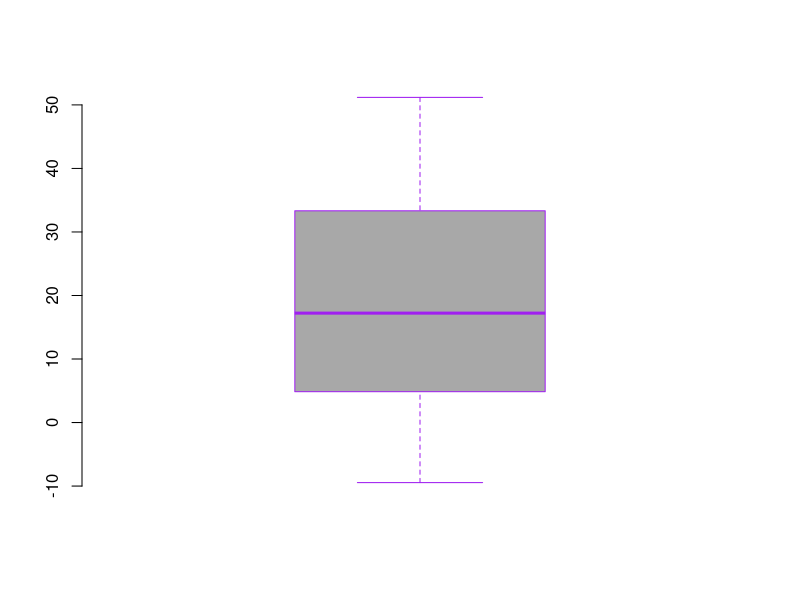
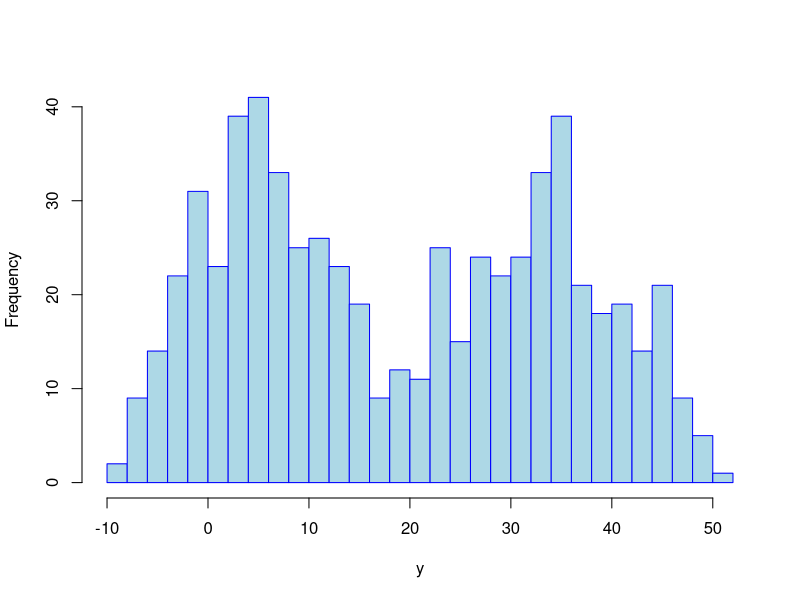
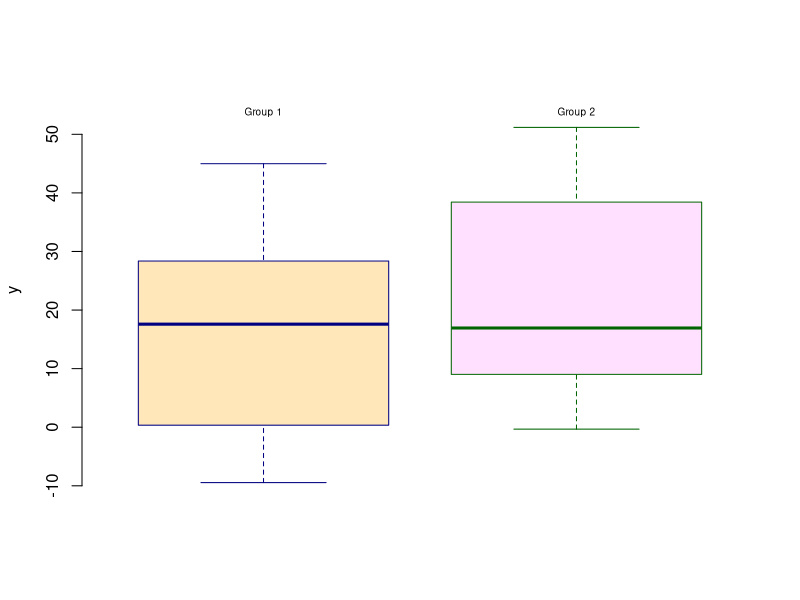
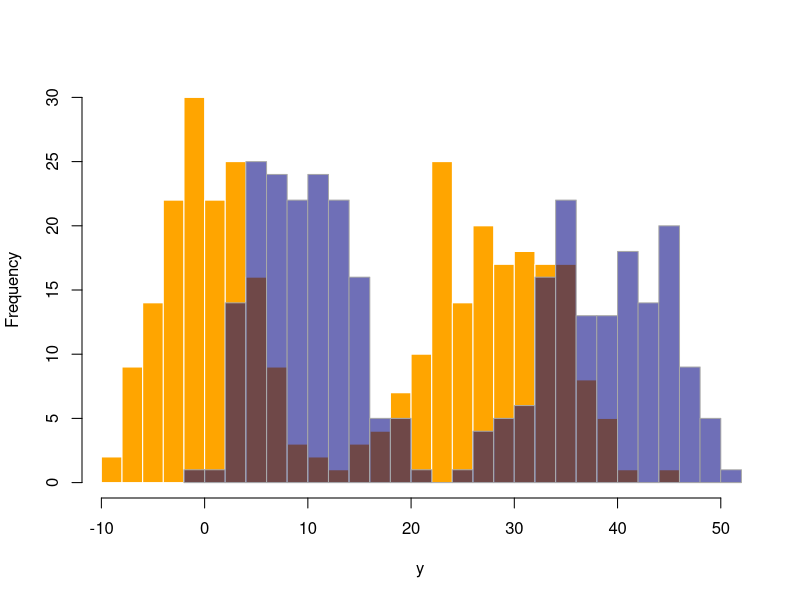
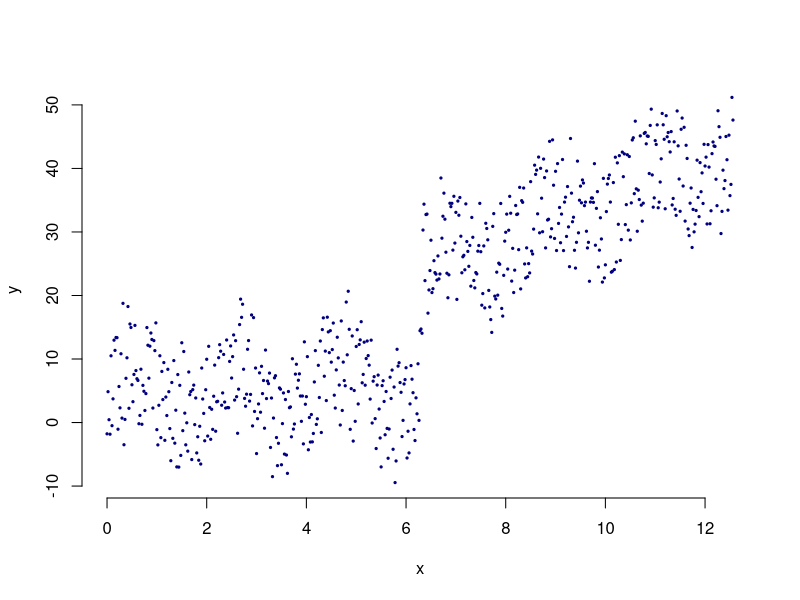
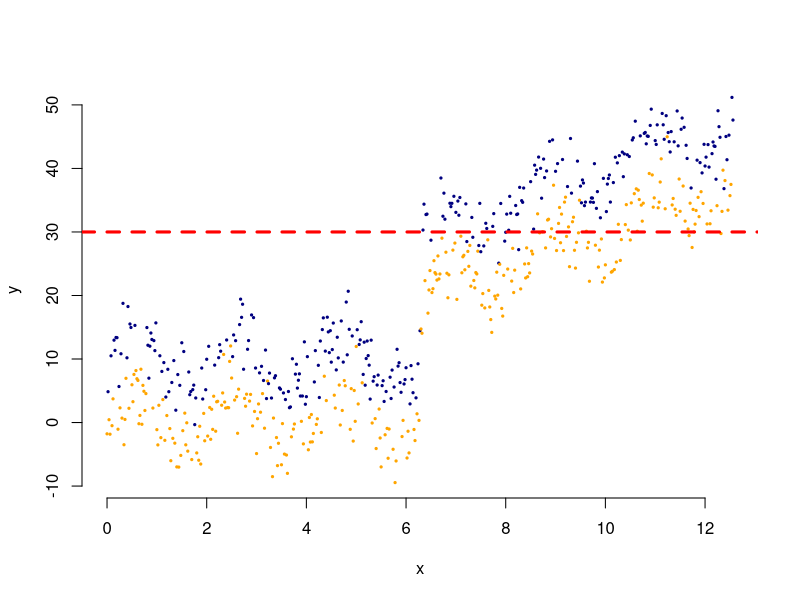
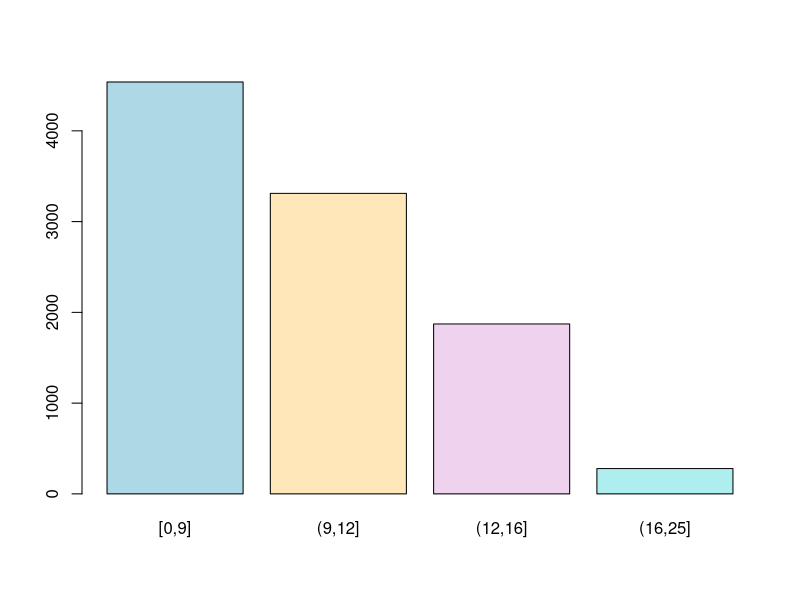
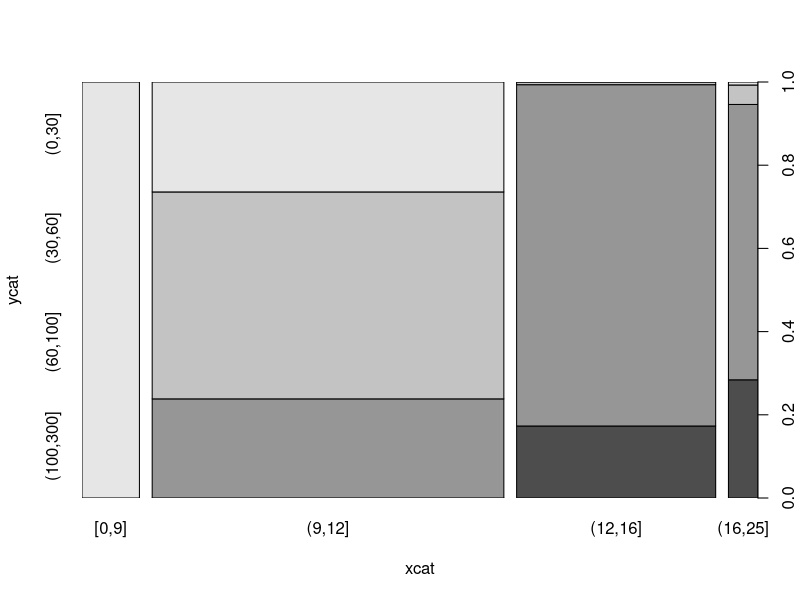

R code for these plots, in order:

set.seed(220526)
x <- seq(0, 4 * pi, by=0.02)
g <- factor(rbinom(n=length(x), size=1, prob=0.5))
y <- 3 * (x > 2 * pi) * x + 4 * sin(3 * x) + 10 * (as.numeric(g) - 1) + rnorm(length(x), mean=0, sd=3)
yL <- y > 25
df1 <- data.frame(x, g, y, yL)
head(df1, 4)
summary(df1)

pdf("images/chapter_2/boxploty.pdf", width=4, height=4)
boxplot(y, axes=FALSE, border="purple", col="grey66")
axis(2)
dev.off()

pdf("images/chapter_2/histy.pdf", width=4, height=4)
hist(y, breaks=30, col="lightblue", border="blue", main="")
dev.off()

pdf("images/chapter_2/sidebysidebp.pdf", width=4, height=4)
boxplot(y ~ g, axes=FALSE, border=c("navyblue","darkgreen"), col=c("wheat1", "thistle1"), xlab="", ylim=c(min(y), max(y) * 1.1))
text(1:2, max(y) * 1.05, c("Group 1", "Group 2"), cex=0.6)
axis(2)
dev.off()

pdf("images/chapter_2/histoverlay.pdf", width=4, height=4)
hist(y[g==0], breaks=20, xlim=c(min(y), max(y)), col="orange", border="white", main="", xlab="y")
hist(y[g==1], breaks=20, xlim=c(min(y), max(y)), col="#00008090", border="grey66", add=TRUE)
dev.off()

pdf("images/chapter_2/scatter.pdf", width=4, height=4)
plot(x, y, pch=19, col="navyblue", cex=0.3, axes=FALSE)
axis(1)
axis(2)
dev.off()

pdf("images/chapter_2/scatter2.pdf", width=4, height=4)
cols <- ifelse(g==1, "navyblue", "orange")
plot(x, y, pch=19, col=cols, cex=0.3, axes=FALSE)
axis(1)
axis(2)
abline(h=30, lty=2, col="red", lwd=3)
dev.off()


x <- rpois(10000, 10)
xcat <- cut(x, breaks=c(0, 9, 12, 16, 25), include.lowest=TRUE)
table(xcat)


pdf("images/chapter_2/barplot.pdf", width=6, height=4)
barplot(table(xcat), col=c("lightblue", "wheat1", "thistle2", "paleturquoise"))
#pie(table(xcat),col=c("lightblue", "wheat1", "thistle2", "paleturquoise"))
dev.off()


y <- 30 + 4.5 * x -2 * (x - 15)^2 + rnorm(1000, 0, 10)
ycat <- cut(y, breaks=c(0, 30, 60, 100, 300))
ftable(xcat, ycat)

pdf("images/chapter_2/spineplot.pdf", width=5, height=5)
spineplot(ycat ~ xcat)
prop.table(ftable(ycat ~ xcat))
dev.off()

pdf("images/chapter_2/smooth.pdf", width=5, height=5)
x <- seq(-5, 5, length=100000)
y <- x^3 + rnorm(length(x), mean=0, sd=5)
#plot(x,y,cex=0.1)
smoothScatter(x, y, main="", nbin=50)
dev.off()
